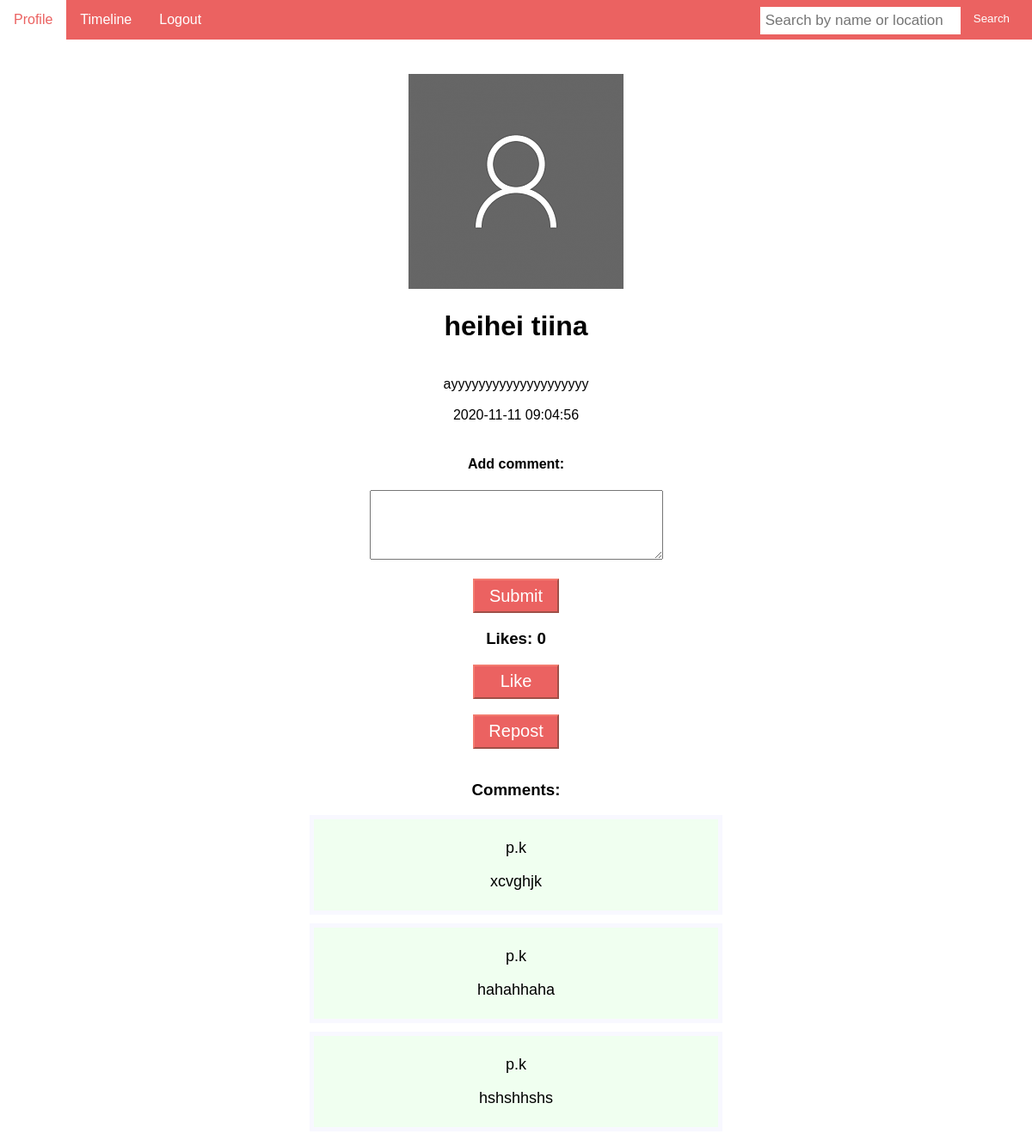
The page /post.php?id=70 (signed in) on the database its author committed.
### tables this page shows
CREATE TABLE `posts` (
  `id` int(11) NOT NULL,
  `text` text NOT NULL,
  `name` varchar(50) NOT NULL,
  `poster_id` int(11) NOT NULL,
  `created_at` datetime NOT NULL
);

CREATE TABLE `comments` (
  `id` int(50) NOT NULL,
  `post_id` int(50) NOT NULL,
  `poster_id` int(50) NOT NULL,
  `name` varchar(50) NOT NULL,
  `comment` varchar(250) NOT NULL
);

### post.php (the view, shortened to what this page needs)
<!DOCTYPE html>
<html>
<head>
<link rel="stylesheet" href="style.css">
</head>
<body>
<?php
include "components/menu.php";
include "components/connection.php";
$id = $text = $name = $posterId = $reposterId = $createdAt = $comment = "";
$id = $_GET["id"];
$sql = "SELECT * FROM posts WHERE id='$id'";
$result = $conn->query($sql);
if (!empty($result) && $result->num_rows > 0) {
	while($row = $result->fetch_assoc()) {
		$text = $row["text"];
		$name = $row["name"];
		$createdAt = $row["created_at"];
	}
}
$likes = 0;
?>
<div class="content">
<img src="profile-picture.png">
<h1><?php echo $name; ?></h1>
<br>
<?php echo $text; ?>
<br><br>
<?php echo $createdAt; ?>
<br><br>
<h4>Add comment:</h4>
<form method="post">
  <textarea name="comment" id="comment" rows="5" cols="40"></textarea>
  <br><br>
  <input class="submitButtonProfile" type="submit" name="submit" value="Submit">
  <br>
</form>
<?php
include "components/connection.php";
echo '<form method="post">'."<h3>Likes: ".$likes.'</h3>
<input class="submitButtonProfile" type="submit" name="toggleLike" value="Like";>
</form><br>';
echo '<form method="post">
<input class="submitButtonProfile" type="submit" name="repost" value="Repost";>
</form><br>';
$sql = "SELECT * FROM comments WHERE post_id='$id';";
$result = $conn->query($sql);
if (!empty($result) && $result->num_rows > 0) {
	echo '<h3>Comments:</h3>';
	while($row = $result->fetch_assoc()) {
		echo '<div class="postDiv"><p>'.$row["name"].'</p>';
		echo '<p>'.$row["comment"].'</p></div>';
	}
}
?>
</div>
</body>
</html>

### style.css (style rules this page uses)
* { box-sizing: border-box; }
@media screen and (min-width: 1001px) { .loginButton, .signupButton, .descriptionButton, .locationButton, .submitButtonProfile { font-size: 20px; background-color: #EB6261; color: white; cursor: pointer; border-color: #F37B6F; width: 100px; height: 40px; } }
@media screen and (min-width: 1001px) { .content { margin-top: 40px; float: left; margin-left: 30%; width: 40%; overflow: hidden; text-align: center; } }
@media screen and (min-width: 1001px) { .postDiv { display: block; padding: 5px; border: 5px solid #F8F8FF; background-color: #F0FFF0; overflow: hidden; margin-bottom: 10px; font-size: 18px; } }
body { margin: 0; font-family: Arial, Helvetica, sans-serif; }

### rows shown on the page
posts: name "heihei tiina", text "ayyyyyyyyyyyyyyyyyyyy", created_at "2020-11-11 09:04:56"
comments: name "p.k", comment "xcvghjk"
comments: name "p.k", comment "hahahhaha"
comments: name "p.k", comment "hshshhshs"

### other values the page prints
$likes "0"
